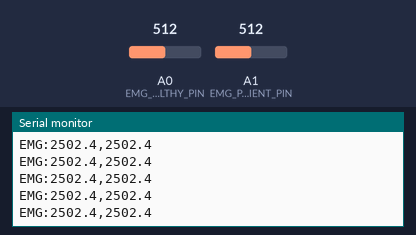
The sketch below on a simulated Arduino Uno, built with avr-gcc and run on an emulated ATmega328P. On the bench: the last lines printed to the serial monitor. The inputs (shaded band) are chosen by the test bench; at power-on: A1 (EMG_PATIENT_PIN) = 512, A0 (EMG_HEALTHY_PIN) = 512.

Above: at 11.2 s.
11.3 s: A1 (EMG_PATIENT_PIN) set to 4
At 12.1 s:
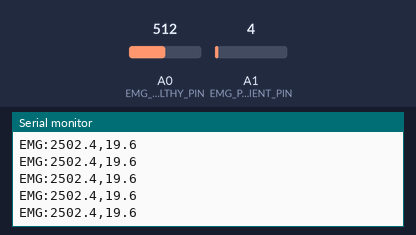
12.8 s: A1 (EMG_PATIENT_PIN) set to 1
At 13.7 s:
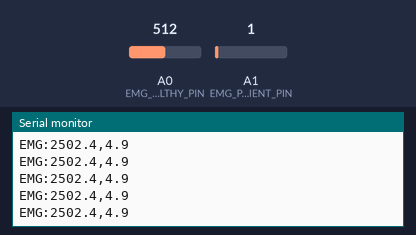
Timing chart, 0 to 15.3 s (numbered marks = the images above; inputs shaded):
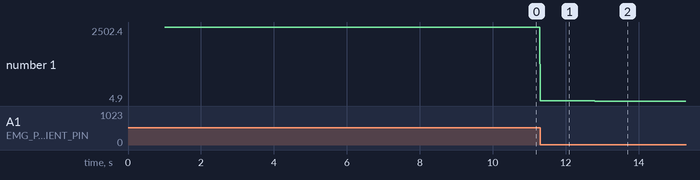

Measured:
- after the input at 11.3 s, the serial monitor: prints a new line at once (image 1)
- after the input at 12.8 s, the serial monitor: prints a new line at once (image 2)
- plotted number 1: 2502.4 → 19.6 after the input at 11.3 s, 19.6 → 4.9 after the input at 12.8 s

The sketch:

arduino_code.ino
```cpp
// 아두이노 근전도 센서 및 모터 제어 코드
// EMG 센서 2개 (정상 다리, 비정상 다리)와 스테핑 모터 제어

#include <Stepper.h>

// 스테핑 모터 설정
const int stepsPerRevolution = 200;
Stepper myStepper(stepsPerRevolution, 8, 9, 10, 11);

// EMG 센서 핀 설정
const int EMG_HEALTHY_PIN = A0;    // 정상 다리 EMG 센서
const int EMG_PATIENT_PIN = A1;    // 비정상 다리 EMG 센서

// 모터 제어 변수
int motorSpeed = 0;
int motorDirection = 0;
bool motorActive = false;

// EMG 데이터 변수
float emgHealthy = 0;
float emgPatient = 0;

// 시리얼 통신 버퍼
String inputString = "";
bool stringComplete = false;

void setup() {
  // 시리얼 통신 초기화
  Serial.begin(115200);

  // 스테핑 모터 초기화
  myStepper.setSpeed(30);

  // EMG 센서 핀 설정
  pinMode(EMG_HEALTHY_PIN, INPUT);
  pinMode(EMG_PATIENT_PIN, INPUT);

  // 시리얼 버퍼 예약
  inputString.reserve(200);

  Serial.println("EMG Rehabilitation System Ready");
  delay(1000);
}

void loop() {
  // EMG 데이터 읽기
  readEMGData();

  // 시리얼 명령 처리
  if (stringComplete) {
    processSerialCommand();
    inputString = "";
    stringComplete = false;
  }

  // 모터 제어
  controlMotor();

  delay(10); // 100Hz 샘플링
}

void readEMGData() {
  // EMG 센서 값 읽기 (0-1023 -> 0-5V -> 마이크로볼트 변환)
  int healthyRaw = analogRead(EMG_HEALTHY_PIN);
  int patientRaw = analogRead(EMG_PATIENT_PIN);

  // 아날로그 값을 마이크로볼트로 변환 (예시: 5V = 5000μV)
  emgHealthy = (float)healthyRaw * (5000.0 / 1023.0);
  emgPatient = (float)patientRaw * (5000.0 / 1023.0);

  // 시리얼로 데이터 전송
  Serial.print("EMG:");
  Serial.print(emgHealthy, 1);
  Serial.print(",");
  Serial.println(emgPatient, 1);
}

void processSerialCommand() {
  if (inputString.startsWith("MOTOR:")) {
    // 모터 명령 파싱: "MOTOR:speed,direction"
    String command = inputString.substring(6); // "MOTOR:" 제거

    int commaIndex = command.indexOf(',');
    if (commaIndex > 0) {
      motorSpeed = command.substring(0, commaIndex).toInt();
      motorDirection = command.substring(commaIndex + 1).toInt();

      // 모터 활성화/비활성화 결정
      motorActive = (motorSpeed > 0);

      Serial.print("Motor command received: Speed=");
      Serial.print(motorSpeed);
      Serial.print(", Direction=");
      Serial.println(motorDirection);
    }
  }
}

void controlMotor() {
  if (motorActive) {
    // 모터 속도 설정
    myStepper.setSpeed(motorSpeed);

    // 방향에 따른 모터 회전
    if (motorDirection == 0) {
      // 정방향 (당기기)
      myStepper.step(1);
    } else {
      // 역방향 (놓기)
      myStepper.step(-1);
    }
  }
}

void serialEvent() {
  while (Serial.available()) {
    char inChar = (char)Serial.read();

    if (inChar == '\n') {
      stringComplete = true;
    } else {
      inputString += inChar;
    }
  }
}

// 추가 유틸리티 함수들
void emergencyStop() {
  motorActive = false;
  motorSpeed = 0;
  Serial.println("EMERGENCY STOP");
}

void calibrateEMG() {
  // EMG 센서 캘리브레이션 (기준값 설정)
  float sumHealthy = 0;
  float sumPatient = 0;
  int samples = 100;

  for (int i = 0; i < samples; i++) {
    sumHealthy += analogRead(EMG_HEALTHY_PIN);
    sumPatient += analogRead(EMG_PATIENT_PIN);
    delay(10);
  }

  float avgHealthy = sumHealthy / samples;
  float avgPatient = sumPatient / samples;

  Serial.print("Calibration - Healthy: ");
  Serial.print(avgHealthy);
  Serial.print(", Patient: ");
  Serial.println(avgPatient);
}
```
